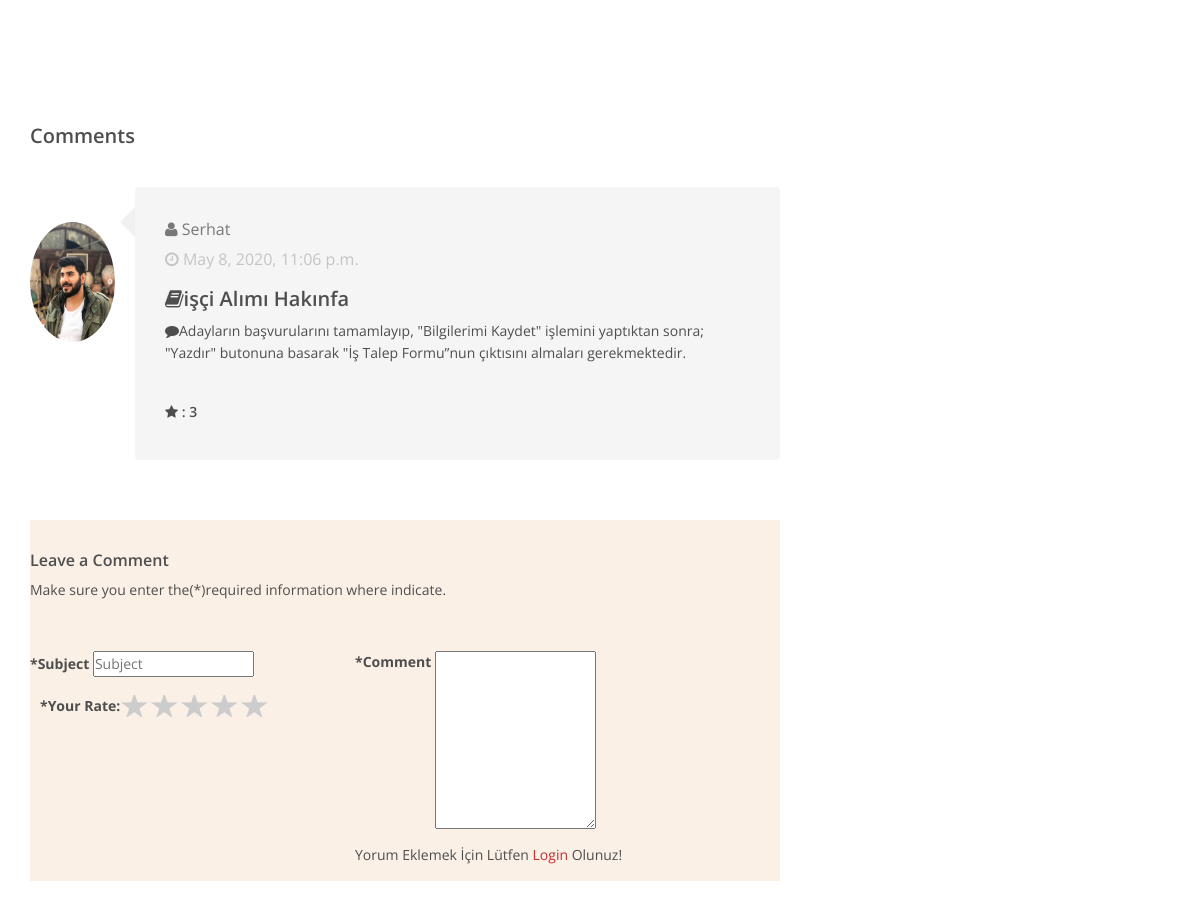
Page /news/9/isci-alimi-icin-icisleri-bakanligi-duyurusu/ (middle part) on the earlier database version.
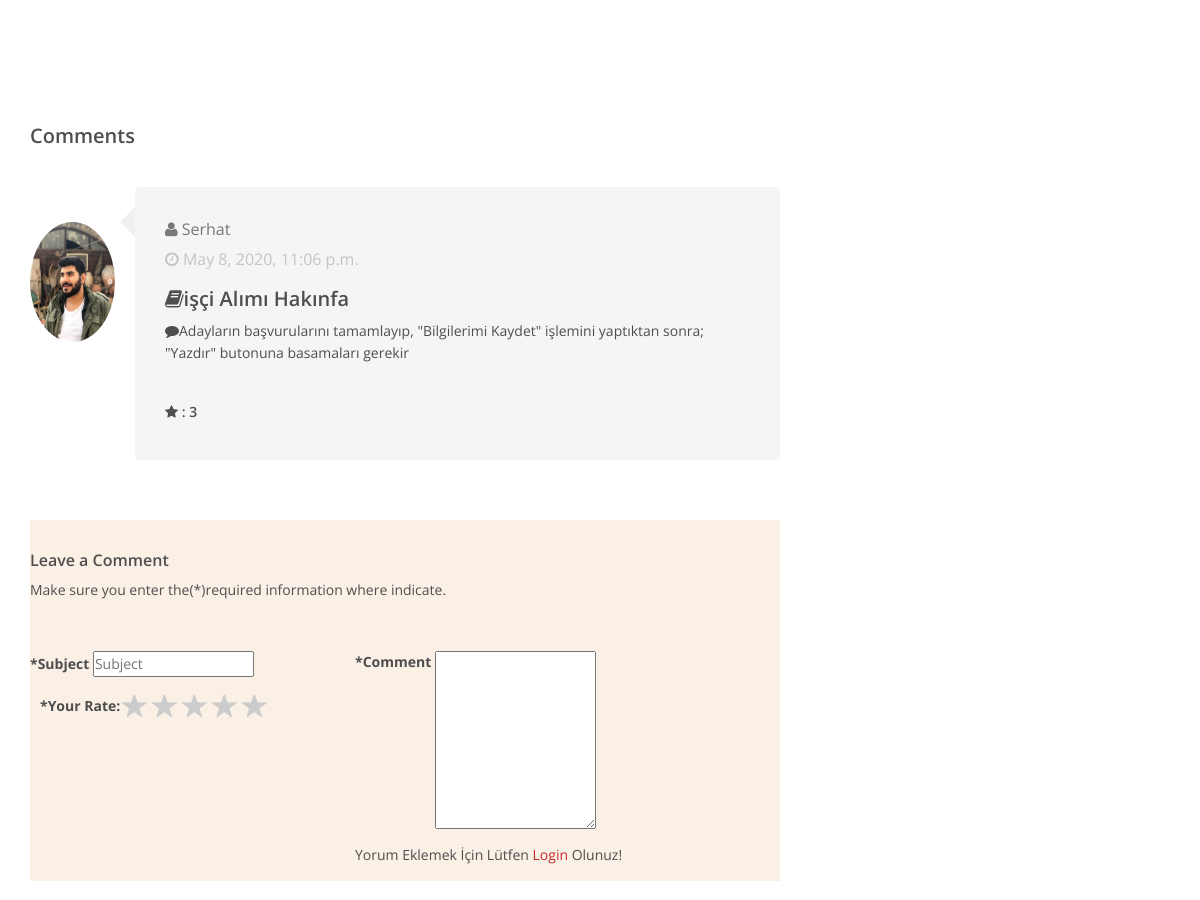
Same page on the later database version.
### news/models.py (models this page shows, shortened)
class Comment(models.Model):
    STATUS =(
        ('New', 'Yeni'),
        ('True', 'Evet'),
        ('False', 'Hayır'),
    )
    news = models.ForeignKey(News, on_delete=models.CASCADE) #relations with News
    user = models.ForeignKey(User, on_delete=models.CASCADE)  # relations with User
    subject = models.CharField(max_length=200)
    comment = models.CharField(max_length=200)
    rate = models.IntegerField(blank=True)
    status = models.CharField(max_length=10, choices=STATUS, default='New')
    ip = models.CharField(blank=True, max_length=30)
    created_at = models.DateTimeField(auto_now_add=True)
    updated_at = models.DateTimeField(auto_now=True)

### Home/models.py (models this page shows, shortened)
class UserProfile(models.Model):
    user = models.OneToOneField(User, on_delete=models.CASCADE)
    phone = models.CharField(max_length=15)
    adress = models.CharField(max_length=150)
    city = models.CharField(max_length=150)
    country = models.CharField(max_length=150)
    image = models.ImageField(blank=True, upload_to='images/users/')
    def image_tag(self):
        return mark_safe('<img src="{}" height="50"/>'.format(self.image.url))
    image_tag.short_description = 'Image'

### Home/views.py (the view)
# urls.py: path('news/<int:id>/<slug:slug>/', views.news_detail, name='news_detail'),
def news_detail(request,id,slug):
    category = Category.objects.all()
    setting = Setting.objects.get(pk=1)
    news = News.objects.get(pk=id, status='True')
    images = Images.objects.filter(news_id=id)
    comment = Comment.objects.filter(news_id=id, status='True')
    context = {
        'news': news,
        'images': images,
        'category': category,
        'comment': comment,
        'setting': setting,
    }
    return render(request, 'newsdetail.html', context)

### Home/templates/newsdetail.html (shortened to what the changed rows need)
{% extends 'homebase.html' %}
{% load static %}
{% block body%}
    <section id="blog" class="container">
        <div class="blog">
            <div class="row">
                <div class="col-md-8">
                    <h1 id="comments_title">Comments</h1>
                    {% for rs in comment %}
                        <div class="media comment_section">
                            <div class="pull-left post_comments">
                                <a href="/user/otherusers/{{ rs.user_id }}">
                                    <img src="{{rs.user.userprofile.image.url}}" class="img-responsive img-circle" style="height: 120px"/>
                                </a>
                            </div>
                            <div class="media-body post_reply_comments">
                                <h3><i class="fa fa-user"></i>   {{rs.user.first_name}}</h3>
                                <h4> <i class="fa fa-clock-o"></i> {{rs.created_at}}</h4>
                                <h2><i class="fa fa-book"></i>{{ rs.subject }}</h2>
                                <p><i class="fa fa-comment"></i>{{ rs.comment }}</p>
                                <h5><i class="fa fa-star"></i> : {{ rs.rate }}</h5>
                            </div>
                        </div>
                    {% endfor %}
                </div>
            </div>
        </div>
    </section>
{% endblock %}

Differences in the rows shown:
changed Comment "işçi Alımı Hakınfa": comment "…yaptıktan sonra; \"Yazdır\" butonuna basarak \"İş Talep Formu”nun çıktısını almaları gerekmektedir." → "Adayların başvurularını tamamlayıp, \"Bilgilerimi Kaydet\" işlemini yaptıktan sonra; \"Yazdır\" butonuna basamaları gerekir"
